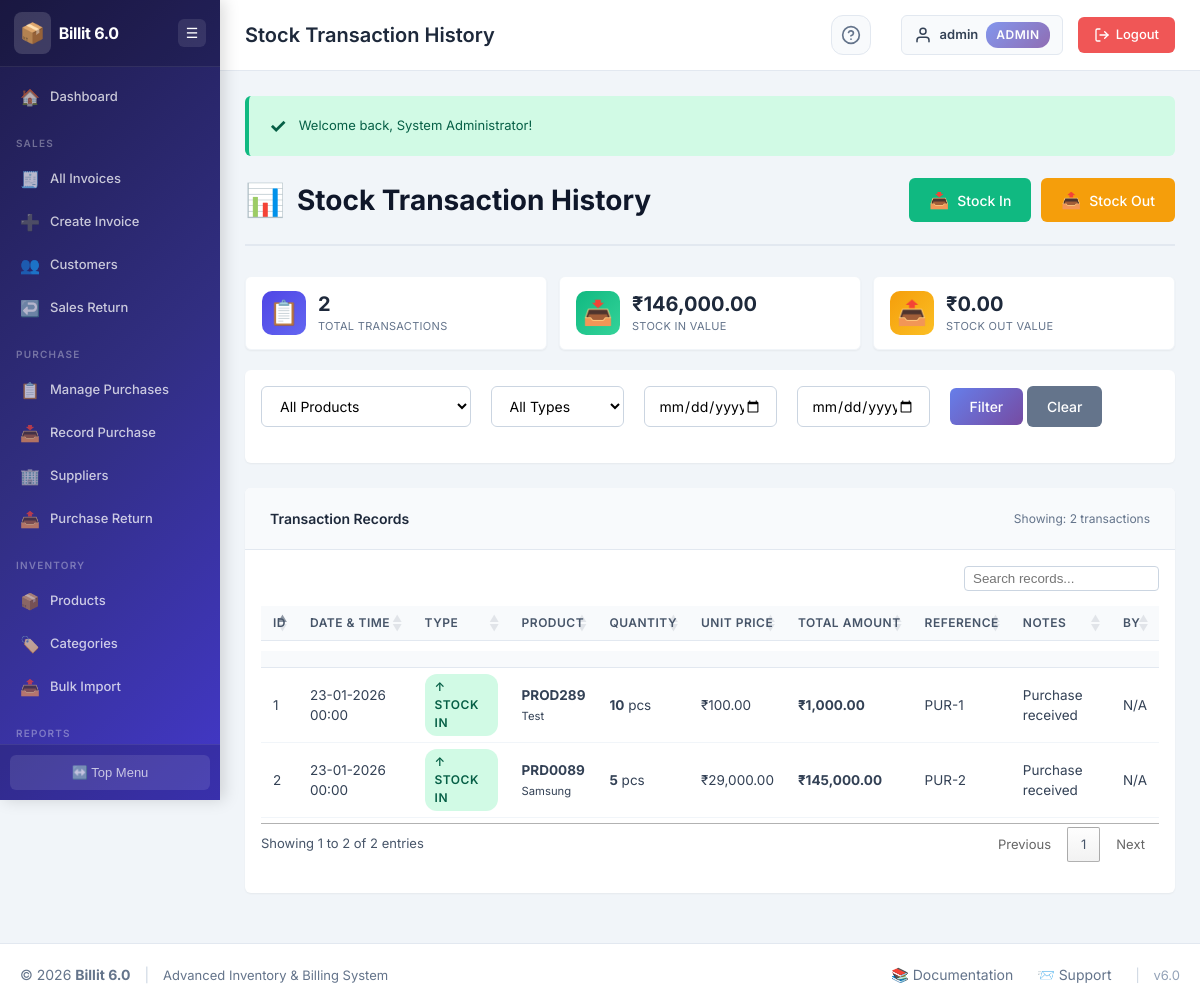
The app's page /stock/stock_history.php (signed in) with its own data.
### tables this page shows
CREATE TABLE `stock_transactions` (
  `transaction_id` int(11) NOT NULL,
  `product_id` int(11) NOT NULL,
  `transaction_type` enum('stock_in','stock_out','adjustment') NOT NULL,
  `quantity` int(11) NOT NULL,
  `unit_price` decimal(10,2) DEFAULT NULL,
  `total_amount` decimal(10,2) DEFAULT NULL,
  `reference_number` varchar(50) DEFAULT NULL,
  `notes` text DEFAULT NULL,
  `transaction_date` datetime NOT NULL DEFAULT current_timestamp(),
  `created_by` int(11) DEFAULT NULL,
  `created_at` timestamp NOT NULL DEFAULT current_timestamp()
);

CREATE TABLE `products` (
  `product_id` int(11) NOT NULL,
  `product_code` varchar(50) NOT NULL,
  `product_name` varchar(200) NOT NULL,
  `hsn_code` varchar(20) DEFAULT NULL,
  `description` text DEFAULT NULL,
  `category_id` int(11) NOT NULL,
  `supplier_id` int(11) DEFAULT NULL,
  `unit_price` decimal(10,2) NOT NULL DEFAULT 0.00,
  `gst_rate` decimal(5,2) NOT NULL DEFAULT 18.00,
  `quantity_in_stock` int(11) NOT NULL DEFAULT 0,
  `reorder_level` int(11) NOT NULL DEFAULT 10,
  `unit_of_measure` varchar(20) DEFAULT 'pcs',
  `tracking_type` enum('none','batch','serial') NOT NULL DEFAULT 'none',
  `status` enum('active','inactive','discontinued') NOT NULL DEFAULT 'active',
  `created_at` timestamp NOT NULL DEFAULT current_timestamp(),
  `updated_at` timestamp NOT NULL DEFAULT current_timestamp() ON UPDATE current_timestamp()
);

### stock/stock_history.php (the view, shortened to what this page needs)
<?php
require_once '../includes/header.php';
$date_from = '';
$date_to = '';
$query = "SELECT st.*, p.product_code, p.product_name, p.unit_of_measure, u.username
          FROM stock_transactions st
          INNER JOIN products p ON st.product_id = p.product_id
          LEFT JOIN users u ON st.created_by = u.user_id
          WHERE 1=1";
$query .= " ORDER BY st.transaction_date DESC, st.transaction_id DESC";
$transactions_result = db_query($connection, $query);
$summary_query = "SELECT
                  COUNT(*) as total_transactions,
                  SUM(CASE WHEN transaction_type = 'stock_in' THEN total_amount ELSE 0 END) as total_stock_in_value,
                  SUM(CASE WHEN transaction_type = 'stock_out' THEN total_amount ELSE 0 END) as total_stock_out_value
                  FROM stock_transactions st
                  WHERE 1=1";
$summary = db_fetch_one($connection, $summary_query);
?>
<div class="page-header">
    <h2 class="page-title">
        <span class="page-icon">📊</span>
        Stock Transaction History
    </h2>
    <div class="page-actions">
        <a href="stock_in.php" class="btn btn-success">
            <span class="btn-icon">📥</span>
            Stock In
        </a>
        <a href="stock_out.php" class="btn btn-warning">
            <span class="btn-icon">📤</span>
            Stock Out
        </a>
    </div>
</div>
<div class="stats-grid" style="grid-template-columns: repeat(3, 1fr);">
    <div class="stat-card stat-card-blue">
        <div class="stat-icon">📋</div>
        <div class="stat-content">
            <div class="stat-value"><?php echo number_format($summary['total_transactions']); ?></div>
            <div class="stat-label">Total Transactions</div>
        </div>
    </div>
    <div class="stat-card stat-card-green">
        <div class="stat-icon">📥</div>
        <div class="stat-content">
            <div class="stat-value"><?php echo format_currency($summary['total_stock_in_value']); ?></div>
            <div class="stat-label">Stock In Value</div>
        </div>
    </div>
    <div class="stat-card stat-card-orange">
        <div class="stat-icon">📤</div>
        <div class="stat-content">
            <div class="stat-value"><?php echo format_currency($summary['total_stock_out_value']); ?></div>
            <div class="stat-label">Stock Out Value</div>
        </div>
    </div>
</div>
<div class="card">
    <div class="card-body">
        <form method="GET" action="<?php echo htmlspecialchars($_SERVER['PHP_SELF']); ?>" class="filter-form">
            <div class="form-row">
                <div class="form-group col-md-3">
                    <select name="product" class="form-control">
                        <option value="">All Products</option>
                    </select>
                </div>
                <div class="form-group col-md-2">
                    <select name="type" class="form-control">
                        <option value="">All Types</option>
                    </select>
                </div>
                <div class="form-group col-md-2">
                    <input
                        type="date"
                        name="date_from"
                        class="form-control"
                        placeholder="Date From"
                        value="<?php echo escape_html($date_from); ?>"
                    >
                </div>
                <div class="form-group col-md-2">
                    <input
                        type="date"
                        name="date_to"
                        class="form-control"
                        placeholder="Date To"
                        value="<?php echo escape_html($date_to); ?>"
                    >
                </div>
                <div class="form-group col-md-3">
                    <button type="submit" class="btn btn-primary">Filter</button>
                    <a href="<?php echo $_SERVER['PHP_SELF']; ?>" class="btn btn-secondary">Clear</a>
                </div>
            </div>
        </form>
    </div>
</div>
<div class="card">
    <div class="card-header">
        <h3 class="card-title">Transaction Records</h3>
        <span class="card-subtitle">
            Showing: <?php echo mysqli_num_rows($transactions_result); ?> transactions
        </span>
    </div>
    <div class="card-body">
        <div class="table-responsive">
            <table class="data-table">
                <thead>
                    <tr>
                        <th>ID</th>
                        <th>Date & Time</th>
                        <th>Type</th>
                        <th>Product</th>
                        <th>Quantity</th>
                        <th>Unit Price</th>
                        <th>Total Amount</th>
                        <th>Reference</th>
                        <th>Notes</th>
                        <th>By</th>
                    </tr>
                </thead>
                <tbody>
                    <?php if ($transactions_result && mysqli_num_rows($transactions_result) > 0): ?>
                        <?php while ($transaction = mysqli_fetch_assoc($transactions_result)): ?>
                            <tr>
                                <td><?php echo $transaction['transaction_id']; ?></td>
                                <td><?php echo format_datetime($transaction['transaction_date'], 'd-m-Y H:i'); ?></td>
                                <td>
                                    <?php if ($transaction['transaction_type'] === 'stock_in'): ?>
                                        <span class="badge badge-success">↑ Stock In</span>
                                    <?php elseif ($transaction['transaction_type'] === 'stock_out'): ?>
                                        <span class="badge badge-warning">↓ Stock Out</span>
                                    <?php else: ?>
                                        <span class="badge badge-info">⚙ Adjustment</span>
                                    <?php endif; ?>
                                </td>
                                <td>
                                    <strong><?php echo escape_html($transaction['product_code']); ?></strong><br>
                                    <small><?php echo escape_html($transaction['product_name']); ?></small>
                                </td>
                                <td>
                                    <strong><?php echo $transaction['quantity']; ?></strong>
                                    <?php echo escape_html($transaction['unit_of_measure']); ?>
                                </td>
                                <td><?php echo format_currency($transaction['unit_price']); ?></td>
                                <td><strong><?php echo format_currency($transaction['total_amount']); ?></strong></td>
                                <td><?php echo escape_html($transaction['reference_number']); ?></td>
                                <td><?php echo escape_html($transaction['notes']); ?></td>
                                <td><?php echo escape_html($transaction['username'] ?? 'N/A'); ?></td>
                            </tr>
                        <?php endwhile; ?>
                    <?php else: ?>
                        <tr>
                            <td colspan="10" class="text-center">No transactions found.</td>
                        </tr>
                    <?php endif; ?>
                </tbody>
            </table>
        </div>
    </div>
</div>
<?php
require_once '../includes/footer.php';
?>

### includes/header.php (style rules this page uses)
table.dataTable { width: 100% !important; margin-top: 5px !important; margin-bottom: 5px !important; border-collapse: collapse !important; }
table.dataTable thead th { background-color: #f8fafc; border-bottom: 1px solid #e2e8f0 !important; font-size: 12px; font-weight: 600; text-transform: uppercase; letter-spacing: 0.5px; color: #475569; padding: 8px 12px !important; vertical-align: middle; }
table.dataTable tbody td { padding: 6px 12px !important; font-size: 13.5px; border-bottom: 1px solid #f1f5f9; color: #334155; vertical-align: middle; }

### records on screen
stock_transactions: transaction_id "2", transaction_date "23-01-2026 00:00", transaction_type "↑ STOCK IN", product.product_code "PRD0089", product.product_name "Samsung", quantity "5", product.unit_of_measure "pcs", unit_price "₹29,000.00", total_amount "₹145,000.00", reference_number "PUR-2", notes "Purchase received", username "N/A"
stock_transactions: transaction_id "1", transaction_date "23-01-2026 00:00", transaction_type "↑ STOCK IN", product.product_code "PROD289", product.product_name "Test", quantity "10", product.unit_of_measure "pcs", unit_price "₹100.00", total_amount "₹1,000.00", reference_number "PUR-1", notes "Purchase received", username "N/A"

### other values on screen
APP_NAME "Billit 6.0"
$page_title "Stock Transaction History"
escape_html($current_user) "admin"
$current_role "ADMIN"
$message "Welcome back, System Administrator!"
$summary['total_transactions'] "2"
format_currency($summary['total_stock_in_value']) "₹146,000.00"
format_currency($summary['total_stock_out_value']) "₹0.00"
mysqli_num_rows($transactions_result) "2"
APP_VERSION "6.0"
